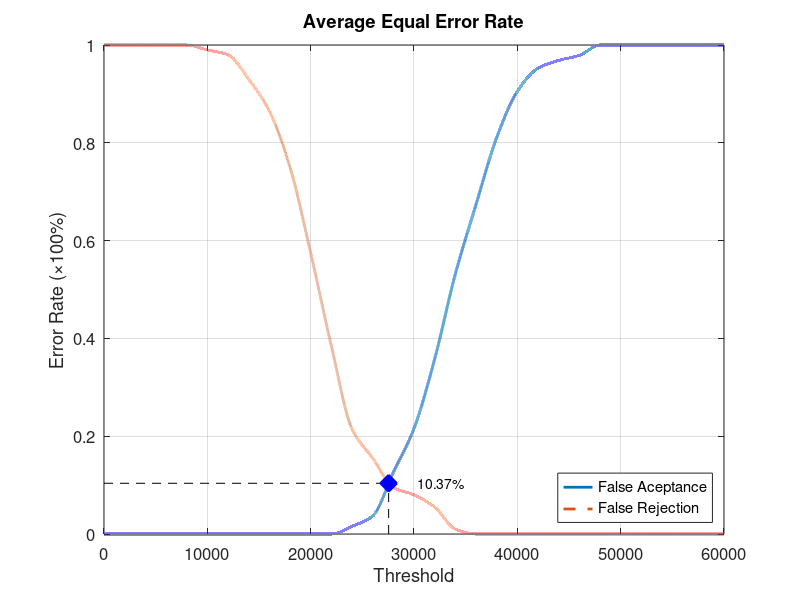
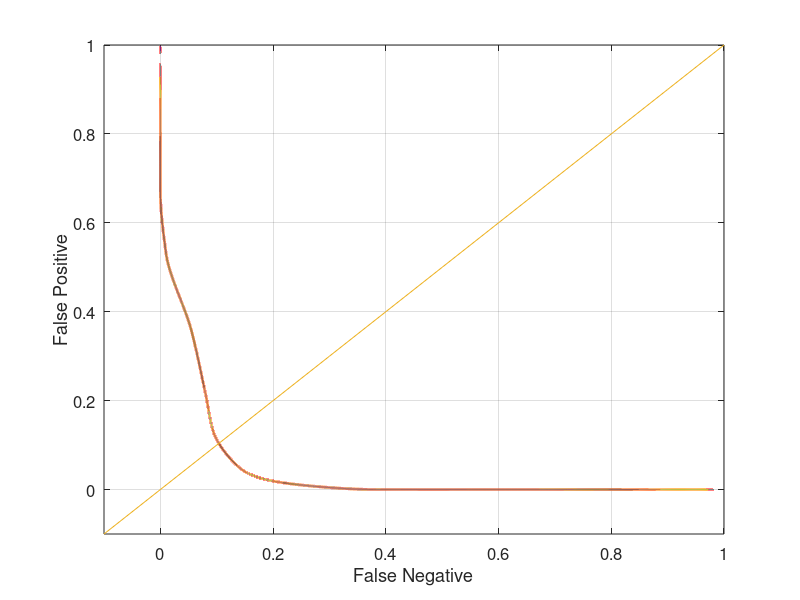

Write MATLAB code to recreate these figures, in order.
function yEER = Database3_3
close all;
clear;
clc;
x = 0:2000:60000;
xq = 0:0.5:60000;

y0 = [0 0 0 0 0 0 0 0 0 0 0 0 0.0157895 0.0368421 0.126316 0.215789 0.357895 0.531579 0.673684 0.810526 0.905263 0.952632 0.968421 0.978947 1 1 1 1 1 1 1];
yy0 = interp1(x, y0, xq, 'pchip');
y1 = [1 1 1 1 1 0.99 0.98 0.93 0.865 0.75 0.575 0.385 0.215 0.155 0.095 0.08 0.055 0.01 0 0 0 0 0 0 0 0 0 0 0 0 0];
yy1 = interp1(x, y1, xq, 'pchip');

% Calculating EER: 
y2 = abs(y0 - y1);
find(y2 == min(y2))
yy2 = abs(yy0 - yy1);
xEER = find(yy2 == min(yy2));
xEERIndex = xq(xEER) % X-axis EER
yEER = yy0(xEER) % Y-axis EER

main = figure
plot(xq, yy0,'-','LineWidth', 2);	hold on
plot(xq, yy1,'--','LineWidth', 2);	hold on
plot([xEERIndex xEERIndex], [0 yEER], 'k--');	hold on
plot([0 xEERIndex], [yEER yEER], 'k--');	hold on
plot(xEERIndex, yEER, 'bx', 'LineWidth', 10);	hold on
text(xEERIndex + 10 * xEERIndex / 100, yEER, [num2str(round((10000 * yEER)) / 100) '%'])
legend('False Aceptance', 'False Rejection', 'Location', 'SouthEast')
xlabel('Threshold')
ylabel('Error Rate (\times100%)')
title('Average Equal Error Rate')
set(gca, 'FontSize', 12)
axis([0 60000 0 1])
grid on

print(main, 'Database3_3Main', '-dpng');
FNRxFPR = figure('Color', [1 1 1]);
plot(yy1, yy0, '-', yy1, yy0, 'LineWidth', 2);
hold on
y = -0.1:0.1:1
plot(y, y); 
set(gca, 'FontSize', 12)
xlabel('False Negative')
ylabel('False Positive')
axis([-0.1 1 -0.1 1])
set(gca, 'FontSize', 12)
grid on

print(FNRxFPR, 'Database3_3FNRxFPR','-dpng');
end
